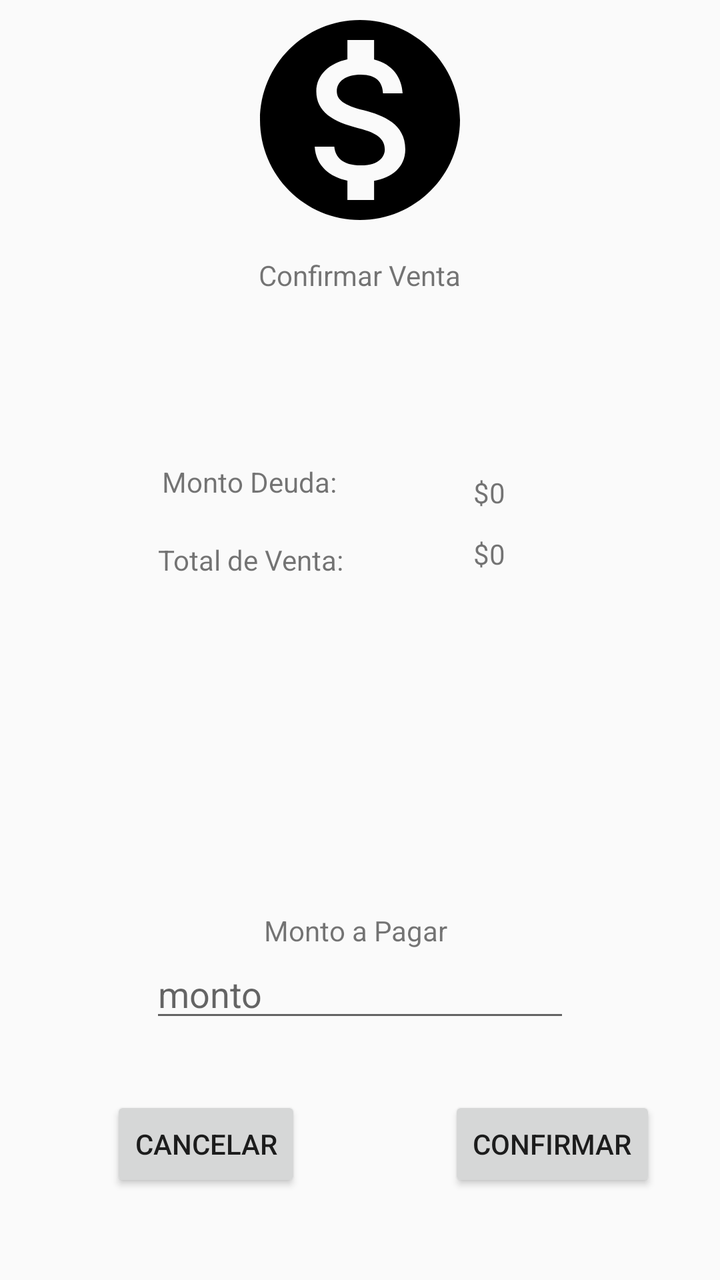
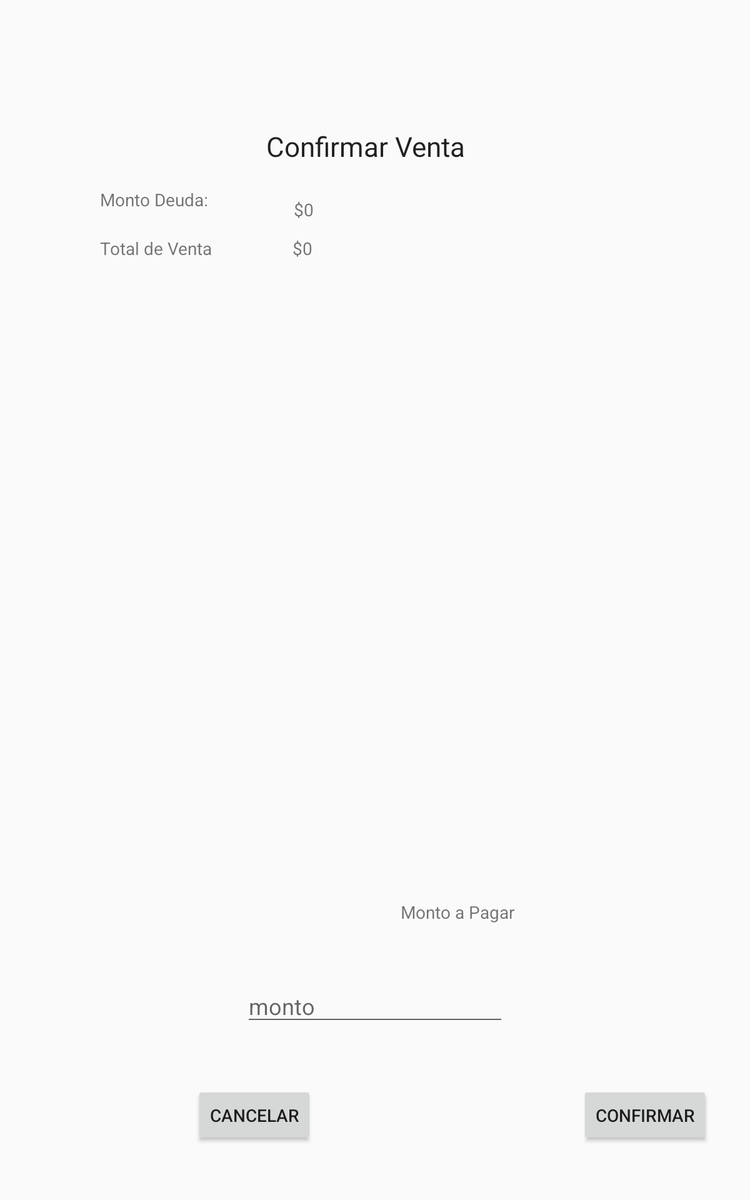

One screen, two layout resources from the same app: the default and the repository's alternative for another configuration. Each is rendered where Android would select it; the XML of both is given below.
<!-- AndroidManifest.xml: application theme AppTheme -->
<!-- res/layout/activity_pop_up_venta.xml -->
<?xml version="1.0" encoding="utf-8"?>
<android.support.constraint.ConstraintLayout xmlns:android="http://schemas.android.com/apk/res/android"
    xmlns:app="http://schemas.android.com/apk/res-auto"
    xmlns:tools="http://schemas.android.com/tools"
    android:layout_width="match_parent"
    android:layout_height="match_parent"
    tools:context=".PopUpVenta">

    <ImageView
        android:id="@+id/imageView"
        android:layout_width="wrap_content"
        android:layout_height="wrap_content"
        android:layout_alignParentStart="true"
        android:layout_alignParentTop="true"
        android:layout_marginStart="8dp"
        android:layout_marginEnd="8dp"
        app:layout_constraintEnd_toEndOf="parent"
        app:layout_constraintStart_toStartOf="parent"
        app:layout_constraintTop_toTopOf="parent"
        app:srcCompat="@drawable/ic_monetization_on_black_120dp" />

    <TextView
        android:id="@+id/textView9"
        android:layout_width="wrap_content"
        android:layout_height="wrap_content"
        android:layout_alignParentStart="true"
        android:layout_alignParentTop="true"
        android:layout_marginStart="8dp"
        android:layout_marginTop="8dp"
        android:layout_marginEnd="8dp"
        android:text="Confirmar Venta"
        app:layout_constraintEnd_toEndOf="parent"
        app:layout_constraintStart_toStartOf="parent"
        app:layout_constraintTop_toBottomOf="@+id/imageView" />

    <TextView
        android:id="@+id/textView10"
        android:layout_width="91dp"
        android:layout_height="0dp"
        android:layout_alignStart="@+id/textView9"
        android:layout_alignParentTop="true"
        android:layout_marginStart="8dp"
        android:layout_marginTop="8dp"
        android:layout_marginEnd="8dp"
        android:text="Monto Deuda: "
        app:layout_constraintEnd_toStartOf="@+id/guideline16"
        app:layout_constraintHorizontal_bias="1.0"
        app:layout_constraintStart_toStartOf="parent"
        app:layout_constraintTop_toTopOf="@+id/guideline14" />

    <TextView
        android:id="@+id/monto_deuda"
        android:layout_width="wrap_content"
        android:layout_height="wrap_content"
        android:layout_alignTop="@+id/textView10"
        android:layout_alignParentEnd="true"
        android:layout_marginStart="8dp"
        android:layout_marginTop="8dp"
        android:layout_marginEnd="8dp"
        android:layout_marginBottom="8dp"
        android:text="$0"
        app:layout_constraintBottom_toTopOf="@+id/guideline15"
        app:layout_constraintEnd_toEndOf="parent"
        app:layout_constraintHorizontal_bias="0.328"
        app:layout_constraintStart_toStartOf="@+id/guideline16"
        app:layout_constraintTop_toTopOf="@+id/guideline14"
        app:layout_constraintVertical_bias="0.069" />

    <TextView
        android:id="@+id/textView15"
        android:layout_width="wrap_content"
        android:layout_height="wrap_content"
        android:layout_alignStart="@+id/textView9"
        android:layout_alignParentTop="true"
        android:layout_marginStart="8dp"
        android:layout_marginTop="20dp"
        android:layout_marginEnd="8dp"
        android:layout_marginBottom="8dp"
        android:text="Total de Venta:"
        app:layout_constraintBottom_toTopOf="@+id/guideline15"
        app:layout_constraintEnd_toStartOf="@+id/guideline16"
        app:layout_constraintHorizontal_bias="1.0"
        app:layout_constraintStart_toStartOf="parent"
        app:layout_constraintTop_toBottomOf="@+id/textView10"
        app:layout_constraintVertical_bias="0.0" />

    <TextView
        android:id="@+id/monto_venta"
        android:layout_width="wrap_content"
        android:layout_height="wrap_content"
        android:layout_alignTop="@+id/textView15"
        android:layout_alignParentEnd="true"
        android:layout_marginStart="8dp"
        android:layout_marginTop="44dp"
        android:layout_marginEnd="8dp"
        android:text="$0"
        app:layout_constraintEnd_toEndOf="parent"
        app:layout_constraintHorizontal_bias="0.329"
        app:layout_constraintStart_toStartOf="@+id/guideline16"
        app:layout_constraintTop_toTopOf="@+id/guideline14" />

    <TextView
        android:id="@+id/textView17"
        android:layout_width="wrap_content"
        android:layout_height="wrap_content"
        android:layout_alignParentStart="true"
        android:layout_alignParentBottom="true"
        android:layout_marginStart="4dp"
        android:layout_marginEnd="8dp"
        android:text="Monto a Pagar"
        app:layout_constraintBottom_toTopOf="@+id/monto_a_pagar"
        app:layout_constraintEnd_toEndOf="parent"
        app:layout_constraintStart_toStartOf="parent" />

    <EditText
        android:id="@+id/monto_a_pagar"
        android:layout_width="wrap_content"
        android:layout_height="wrap_content"
        android:layout_alignParentBottom="true"
        android:layout_centerHorizontal="true"
        android:layout_marginStart="8dp"
        android:layout_marginEnd="8dp"
        android:layout_marginBottom="32dp"
        android:ems="10"
        android:hint="monto"
        android:inputType="textPersonName"
        app:layout_constraintBottom_toTopOf="@+id/button_confirmar"
        app:layout_constraintEnd_toEndOf="parent"
        app:layout_constraintStart_toStartOf="parent" />

    <Button
        android:id="@+id/button_cancelar"
        android:layout_width="wrap_content"
        android:layout_height="wrap_content"
        android:layout_alignParentStart="true"
        android:layout_alignParentBottom="true"
        android:layout_marginStart="8dp"
        android:layout_marginEnd="8dp"
        android:layout_marginBottom="44dp"
        android:onClick="cancelar"
        android:text="Cancelar"
        app:layout_constraintBottom_toBottomOf="parent"
        app:layout_constraintEnd_toStartOf="@+id/button_confirmar"
        app:layout_constraintHorizontal_bias="0.419"
        app:layout_constraintStart_toStartOf="parent" />

    <Button
        android:id="@+id/button_confirmar"
        android:layout_width="wrap_content"
        android:layout_height="wrap_content"
        android:layout_alignTop="@+id/button_cancelar"
        android:layout_alignParentEnd="true"
        android:layout_marginStart="8dp"
        android:layout_marginEnd="32dp"
        android:layout_marginBottom="44dp"
        android:onClick="confirmar"
        android:text="Confirmar"
        app:layout_constraintBottom_toBottomOf="parent"
        app:layout_constraintEnd_toEndOf="parent"
        app:layout_constraintHorizontal_bias="1.0"
        app:layout_constraintStart_toStartOf="parent" />

    <android.support.constraint.Guideline
        android:id="@+id/guideline14"
        android:layout_width="wrap_content"
        android:layout_height="wrap_content"
        android:orientation="horizontal"
        app:layout_constraintGuide_percent="0.34878588" />

    <android.support.constraint.Guideline
        android:id="@+id/guideline15"
        android:layout_width="wrap_content"
        android:layout_height="wrap_content"
        android:orientation="horizontal"
        app:layout_constraintGuide_percent="0.5209713" />

    <android.support.constraint.Guideline
        android:id="@+id/guideline16"
        android:layout_width="wrap_content"
        android:layout_height="wrap_content"
        android:orientation="vertical"
        app:layout_constraintGuide_percent="0.5" />
</android.support.constraint.ConstraintLayout>
<!-- resources referenced by this layout -->
<resources>
  <!-- drawable ic_monetization_on_black_120dp (drawable) -->
  <vector android:height="120dp" android:viewportHeight="24.0"
      android:viewportWidth="24.0" android:width="120dp" xmlns:android="http://schemas.android.com/apk/res/android">
      <path android:fillColor="#FF000000" android:pathData="M12,2C6.48,2 2,6.48 2,12s4.48,10 10,10 10,-4.48 10,-10S17.52,2 12,2zM13.41,18.09L13.41,20h-2.67v-1.93c-1.71,-0.36 -3.16,-1.46 -3.27,-3.4h1.96c0.1,1.05 0.82,1.87 2.65,1.87 1.96,0 2.4,-0.98 2.4,-1.59 0,-0.83 -0.44,-1.61 -2.67,-2.14 -2.48,-0.6 -4.18,-1.62 -4.18,-3.67 0,-1.72 1.39,-2.84 3.11,-3.21L10.74,4h2.67v1.95c1.86,0.45 2.79,1.86 2.85,3.39L14.3,9.34c-0.05,-1.11 -0.64,-1.87 -2.22,-1.87 -1.5,0 -2.4,0.68 -2.4,1.64 0,0.84 0.65,1.39 2.67,1.91s4.18,1.39 4.18,3.91c-0.01,1.83 -1.38,2.83 -3.12,3.16z"/>
  </vector>
  <style name="AppTheme" parent="Theme.AppCompat.Light.DarkActionBar">
          
          <item name="colorPrimary">@color/colorPrimary</item>
          <item name="colorPrimaryDark">@color/colorPrimaryDark</item>
          <item name="colorAccent">@color/colorAccent</item>
      </style>
  <color name="colorPrimary">#9F4139</color>
  <color name="colorPrimaryDark">#00574b</color>
  <color name="colorAccent">#D81B60</color>
</resources>
<!-- res/layout-large/activity_pop_up_venta.xml (the repository's variant of the layout above) -->
<!-- drawn on a 7-inch tablet held upright -->
<?xml version="1.0" encoding="utf-8"?>
<android.support.constraint.ConstraintLayout xmlns:android="http://schemas.android.com/apk/res/android"
    xmlns:app="http://schemas.android.com/apk/res-auto"
    xmlns:tools="http://schemas.android.com/tools"
    android:layout_width="match_parent"
    android:layout_height="match_parent"
    tools:context=".PopUpVenta">

    <ImageView
        android:id="@+id/imageView"
        android:layout_width="98dp"
        android:layout_height="86dp"
        android:layout_alignParentStart="true"
        android:layout_alignParentTop="true"
        android:layout_marginStart="8dp"
        android:layout_marginTop="8dp"
        android:layout_marginEnd="8dp"
        app:layout_constraintEnd_toEndOf="parent"
        app:layout_constraintStart_toStartOf="parent"
        app:layout_constraintTop_toTopOf="parent"
        app:srcCompat="@drawable/ic_monetization_on_black_24dp" />

    <TextView
        android:id="@+id/textView9"
        android:layout_width="174dp"
        android:layout_height="28dp"
        android:layout_alignParentStart="true"
        android:layout_alignParentTop="true"
        android:layout_marginStart="8dp"
        android:layout_marginTop="8dp"
        android:layout_marginEnd="8dp"
        android:text="Confirmar Venta"
        android:textAppearance="@android:style/TextAppearance.Large"
        app:layout_constraintEnd_toEndOf="parent"
        app:layout_constraintStart_toStartOf="parent"
        app:layout_constraintTop_toBottomOf="@+id/imageView" />

    <TextView
        android:id="@+id/textView10"
        android:layout_width="91dp"
        android:layout_height="0dp"
        android:layout_alignStart="@+id/textView9"
        android:layout_alignParentTop="true"
        android:layout_marginStart="80dp"
        android:layout_marginTop="20dp"
        android:text="Monto Deuda: "
        app:layout_constraintStart_toStartOf="parent"
        app:layout_constraintTop_toBottomOf="@+id/textView9" />

    <TextView
        android:id="@+id/monto_deuda"
        android:layout_width="wrap_content"
        android:layout_height="wrap_content"
        android:layout_alignTop="@+id/textView10"
        android:layout_alignParentEnd="true"
        android:layout_marginStart="64dp"
        android:layout_marginTop="28dp"
        android:text="$0"
        app:layout_constraintStart_toEndOf="@+id/textView10"
        app:layout_constraintTop_toBottomOf="@+id/textView9" />

    <TextView
        android:id="@+id/textView15"
        android:layout_width="wrap_content"
        android:layout_height="0dp"
        android:layout_alignStart="@+id/textView9"
        android:layout_alignParentTop="true"
        android:layout_marginStart="80dp"
        android:layout_marginTop="20dp"
        android:text="Total de Venta"
        app:layout_constraintStart_toStartOf="parent"
        app:layout_constraintTop_toBottomOf="@+id/textView10" />

    <TextView
        android:id="@+id/monto_venta"
        android:layout_width="wrap_content"
        android:layout_height="wrap_content"
        android:layout_alignTop="@+id/textView15"
        android:layout_alignParentEnd="true"
        android:layout_marginStart="64dp"
        android:layout_marginTop="12dp"
        android:text="$0"
        app:layout_constraintStart_toEndOf="@+id/textView15"
        app:layout_constraintTop_toBottomOf="@+id/monto_deuda" />

    <TextView
        android:id="@+id/textView17"
        android:layout_width="wrap_content"
        android:layout_height="30dp"
        android:layout_alignParentStart="true"
        android:layout_alignParentBottom="true"
        android:layout_marginStart="8dp"
        android:layout_marginTop="8dp"
        android:layout_marginEnd="136dp"
        android:layout_marginBottom="16dp"
        android:text="Monto a Pagar"
        app:layout_constraintBottom_toTopOf="@+id/monto_a_pagar"
        app:layout_constraintEnd_toEndOf="parent"
        app:layout_constraintHorizontal_bias="0.856"
        app:layout_constraintStart_toStartOf="parent"
        app:layout_constraintTop_toBottomOf="@+id/textView15"
        app:layout_constraintVertical_bias="0.968" />

    <EditText
        android:id="@+id/monto_a_pagar"
        android:layout_width="wrap_content"
        android:layout_height="wrap_content"
        android:layout_alignParentBottom="true"
        android:layout_centerHorizontal="true"
        android:layout_marginStart="8dp"
        android:layout_marginEnd="8dp"
        android:layout_marginBottom="44dp"
        android:ems="10"
        android:hint="monto"
        android:inputType="textPersonName"
        app:layout_constraintBottom_toTopOf="@+id/button_confirmar"
        app:layout_constraintEnd_toEndOf="parent"
        app:layout_constraintStart_toStartOf="parent" />

    <Button
        android:id="@+id/button_cancelar"
        android:layout_width="wrap_content"
        android:layout_height="wrap_content"
        android:layout_alignParentStart="true"
        android:layout_alignParentBottom="true"
        android:layout_marginStart="8dp"
        android:layout_marginEnd="8dp"
        android:layout_marginBottom="44dp"
        android:onClick="cancelar"
        android:text="Cancelar"
        app:layout_constraintBottom_toBottomOf="parent"
        app:layout_constraintEnd_toStartOf="@+id/button_confirmar"
        app:layout_constraintHorizontal_bias="0.419"
        app:layout_constraintStart_toStartOf="parent" />

    <Button
        android:id="@+id/button_confirmar"
        android:layout_width="wrap_content"
        android:layout_height="wrap_content"
        android:layout_alignTop="@+id/button_cancelar"
        android:layout_alignParentEnd="true"
        android:layout_marginEnd="32dp"
        android:layout_marginBottom="44dp"
        android:onClick="confirmar"
        android:text="Confirmar"
        app:layout_constraintBottom_toBottomOf="parent"
        app:layout_constraintEnd_toEndOf="parent" />
</android.support.constraint.ConstraintLayout>
<!-- resources referenced by the variant -->
<!-- as a 7-inch tablet held upright resolves them -->
<resources>
  <style name="AppTheme" parent="Theme.AppCompat.Light.DarkActionBar">
          
          <item name="colorPrimary">@color/colorPrimary</item>
          <item name="colorPrimaryDark">@color/colorPrimaryDark</item>
          <item name="colorAccent">@color/colorAccent</item>
      </style>
  <color name="colorPrimary">#9F4139</color>
  <color name="colorPrimaryDark">#00574b</color>
  <color name="colorAccent">#D81B60</color>
</resources>
